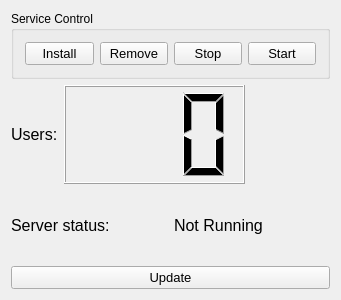
<?xml version="1.0" encoding="UTF-8"?>
<ui version="4.0">
 <class>MainWindow</class>
 <widget class="QMainWindow" name="MainWindow">
  <property name="geometry">
   <rect>
    <x>0</x>
    <y>0</y>
    <width>341</width>
    <height>300</height>
   </rect>
  </property>
  <property name="sizePolicy">
   <sizepolicy hsizetype="Fixed" vsizetype="Fixed">
    <horstretch>0</horstretch>
    <verstretch>0</verstretch>
   </sizepolicy>
  </property>
  <property name="minimumSize">
   <size>
    <width>341</width>
    <height>300</height>
   </size>
  </property>
  <property name="maximumSize">
   <size>
    <width>341</width>
    <height>300</height>
   </size>
  </property>
  <property name="windowTitle">
   <string>ServerStatusApp</string>
  </property>
  <widget class="QWidget" name="centralWidget">
   <property name="sizePolicy">
    <sizepolicy hsizetype="Preferred" vsizetype="Preferred">
     <horstretch>0</horstretch>
     <verstretch>0</verstretch>
    </sizepolicy>
   </property>
   <layout class="QGridLayout" name="gridLayout_2">
    <item row="0" column="0">
     <widget class="QGroupBox" name="groupBox">
      <property name="sizePolicy">
       <sizepolicy hsizetype="Fixed" vsizetype="Fixed">
        <horstretch>0</horstretch>
        <verstretch>0</verstretch>
       </sizepolicy>
      </property>
      <property name="title">
       <string>Service Control</string>
      </property>
      <layout class="QGridLayout" name="gridLayout">
       <item row="0" column="0">
        <layout class="QHBoxLayout" name="horizontalLayout">
         <item>
          <widget class="QPushButton" name="installButton">
           <property name="font">
            <font>
             <pointsize>10</pointsize>
            </font>
           </property>
           <property name="text">
            <string>Install</string>
           </property>
          </widget>
         </item>
         <item>
          <widget class="QPushButton" name="removeButton">
           <property name="font">
            <font>
             <pointsize>10</pointsize>
            </font>
           </property>
           <property name="text">
            <string>Remove</string>
           </property>
          </widget>
         </item>
         <item>
          <widget class="QPushButton" name="stopButton">
           <property name="font">
            <font>
             <pointsize>10</pointsize>
            </font>
           </property>
           <property name="focusPolicy">
            <enum>Qt::StrongFocus</enum>
           </property>
           <property name="text">
            <string>Stop</string>
           </property>
          </widget>
         </item>
         <item>
          <widget class="QPushButton" name="startButton">
           <property name="font">
            <font>
             <pointsize>10</pointsize>
            </font>
           </property>
           <property name="text">
            <string>Start</string>
           </property>
          </widget>
         </item>
        </layout>
       </item>
      </layout>
     </widget>
    </item>
    <item row="1" column="0">
     <layout class="QHBoxLayout" name="horizontalLayout_3">
      <item>
       <widget class="QLabel" name="constCountLabel">
        <property name="sizePolicy">
         <sizepolicy hsizetype="Fixed" vsizetype="Preferred">
          <horstretch>0</horstretch>
          <verstretch>0</verstretch>
         </sizepolicy>
        </property>
        <property name="font">
         <font>
          <pointsize>12</pointsize>
         </font>
        </property>
        <property name="text">
         <string>Users:</string>
        </property>
       </widget>
      </item>
      <item>
       <widget class="QLCDNumber" name="usersCount">
        <property name="digitCount">
         <number>3</number>
        </property>
       </widget>
      </item>
      <item>
       <spacer name="horizontalSpacer">
        <property name="orientation">
         <enum>Qt::Horizontal</enum>
        </property>
        <property name="sizeType">
         <enum>QSizePolicy::Fixed</enum>
        </property>
        <property name="sizeHint" stdset="0">
         <size>
          <width>85</width>
          <height>0</height>
         </size>
        </property>
       </spacer>
      </item>
     </layout>
    </item>
    <item row="2" column="0">
     <layout class="QVBoxLayout" name="verticalLayout">
      <item>
       <layout class="QHBoxLayout" name="horizontalLayout_2">
        <item>
         <widget class="QLabel" name="constStatusLabel">
          <property name="font">
           <font>
            <pointsize>12</pointsize>
           </font>
          </property>
          <property name="text">
           <string>Server status:</string>
          </property>
         </widget>
        </item>
        <item>
         <widget class="QLabel" name="statusLabel">
          <property name="font">
           <font>
            <pointsize>12</pointsize>
           </font>
          </property>
          <property name="text">
           <string>Not Running</string>
          </property>
         </widget>
        </item>
       </layout>
      </item>
      <item>
       <widget class="QPushButton" name="updateButton">
        <property name="font">
         <font>
          <pointsize>10</pointsize>
         </font>
        </property>
        <property name="text">
         <string>Update</string>
        </property>
       </widget>
      </item>
     </layout>
    </item>
   </layout>
  </widget>
  <widget class="QMenuBar" name="menuBar">
   <property name="geometry">
    <rect>
     <x>0</x>
     <y>0</y>
     <width>341</width>
     <height>26</height>
    </rect>
   </property>
  </widget>
 </widget>
 <layoutdefault spacing="6" margin="11"/>
 <resources/>
 <connections/>
</ui>
